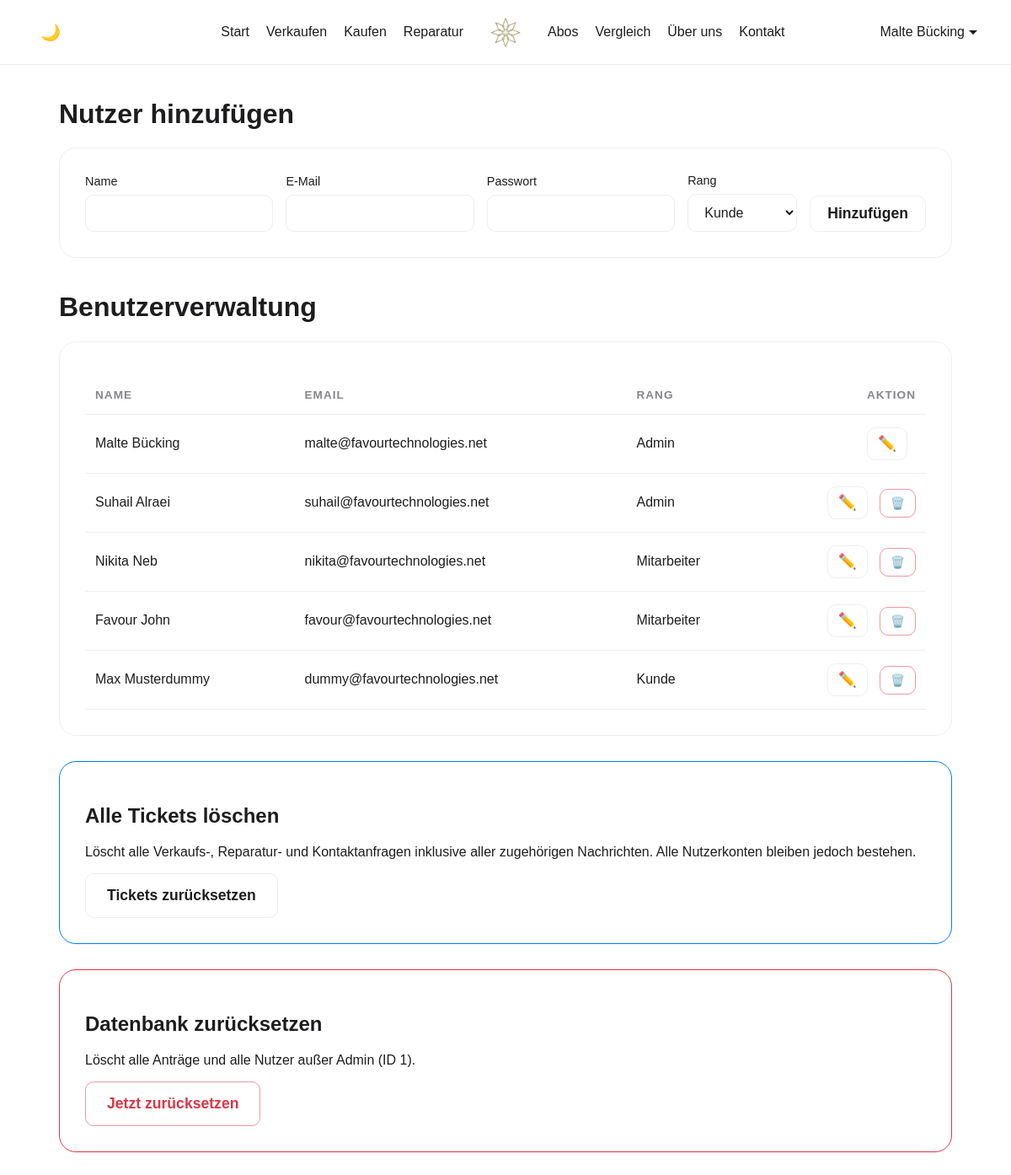
The app's page /sites/verwaltung (signed in) with its own data.
### tables this page shows
CREATE TABLE users (
            id INTEGER PRIMARY KEY AUTOINCREMENT,
            name TEXT NOT NULL,
            email TEXT NOT NULL UNIQUE,
            password TEXT NOT NULL,
            rank TEXT DEFAULT 'Admin',
            created_at DATETIME DEFAULT CURRENT_TIMESTAMP
        );

### sites/verwaltung.php (the view, shortened to what this page needs)
<?php
require_once '../database/db.php';
$users = $conn->query("SELECT * FROM users");
?>
<!DOCTYPE html>
<html lang="de">
<head>
    <link rel="stylesheet" href="../assets/styles/basics.css">
    <link rel="stylesheet" href="../assets/styles/verkaufen.css">
</head>
<body>
    <div class="navbar">
        <div class="navbar-controls-mobile">
            <button id="theme-toggle" aria-label="Toggle Theme">
                <span class="icon-sun">☀️</span><span class="icon-moon">🌙</span>
            </button>
        </div>
        <div class="navbar-links-left desktop-only">
            <ul class="navbar-links-left-link"><a class="navbar-links-left-link-a" href="/">Start</a></ul>
            <ul class="navbar-links-left-link"><a class="navbar-links-left-link-a" href="verkaufen">Verkaufen</a></ul>
            <ul class="navbar-links-left-link"><a class="navbar-links-left-link-a" href="kaufen">Kaufen</a></ul>
            <ul class="navbar-links-left-link"><a class="navbar-links-left-link-a" href="reparieren">Reparatur</a></ul>
        </div>
        <div class="navbar-logo">
            <a href="/"><img class="navbar-logo-image" src="../assets/images/logo.png" alt="Logo"></a>
        </div>
        <div class="navbar-links-right desktop-only">
            <ul class="navbar-links-right-link"><a class="navbar-links-right-link-a" href="abos">Abos</a></ul>
            <ul class="navbar-links-right-link"><a class="navbar-links-right-link-a" href="vergleich">Vergleich</a></ul>
            <ul class="navbar-links-right-link"><a class="navbar-links-right-link-a" href="ueber-uns">Über uns</a></ul>
            <ul class="navbar-links-right-link"><a class="navbar-links-right-link-a" href="kontakt">Kontakt</a></ul>
            <li class="navbar-links-right-link dropdown right">
                <span class="nav-name">
                    <?php echo isset($_SESSION['user_name']) ? htmlspecialchars($_SESSION['user_name']) : 'Nutzerkonto'; ?>
                    <span class="arrow-down"></span>
                </span>
            </li>
        </div>
    </div>
    <main class="container">
        <h1 style="margin-top:40px;">Nutzer hinzufügen</h1>
        <div class="admin-card">
            <form method="POST" class="sell-form" style="padding:0; border:none; background:none; display: flex; flex-direction: row; flex-wrap: nowrap; gap: 15px; align-items: flex-end;">
                <div class="form-group" style="flex: 1; min-width: 120px; margin-bottom:0;">
                    <label>Name</label>
                    <input type="text" name="name" required>
                </div>
                <div class="form-group" style="flex: 1; min-width: 150px; margin-bottom:0;">
                    <label>E-Mail</label>
                    <input type="email" name="email" required>
                </div>
                <div class="form-group" style="flex: 1; min-width: 120px; margin-bottom:0;">
                    <label>Passwort</label>
                    <input type="text" name="password" required>
                </div>
                <div class="form-group" style="flex: 0 0 130px; margin-bottom:0;">
                    <label>Rang</label>
                    <select name="rank">
                        <option value="Kunde">Kunde</option>
                    </select>
                </div>
                <button type="submit" name="add_user" class="cta-button" style="margin-top: 0; padding: 10px 20px; width: auto; white-space: nowrap;">Hinzufügen</button>
            </form>
        </div>
        <h1 style="margin-top:40px;">Benutzerverwaltung</h1>
        <div class="admin-card">
            <table>
                <tr><th>Name</th><th>Email</th><th>Rang</th><th style="text-align:right;">Aktion</th></tr>
                <?php while($u = $users->fetchArray(SQLITE3_ASSOC)): ?>
                <tr>
                    <td><?php echo htmlspecialchars($u['name']); ?></td>
                    <td><?php echo htmlspecialchars($u['email']); ?></td>
                    <td><?php echo htmlspecialchars($u['rank']); ?></td>
                    <td style="text-align:right;">
                        <a href="edit_user?id=<?php echo $u['id']; ?>" class="cta-button" style="padding: 8px 12px; text-decoration: none; display: inline-block; margin-right: 10px;">✏️</a>
                        <?php if ($u['id'] != 1):  ?>
                            <form method="POST" style="display:inline-block;" onsubmit="return confirm('Soll dieser Benutzer wirklich gelöscht werden?');">
                                <button type="submit" name="delete_user" class="cta-button danger" style="padding: 8px 12px; font-size:0.85rem;">🗑️</button>
                            </form>
                        <?php endif; ?>
                    </td>
                </tr>
                <?php endwhile; ?>
            </table>
        </div>
        <div class="admin-card" style="border-color:var(--primary-color);">
            <h2>Alle Tickets löschen</h2>
            <p>Löscht alle Verkaufs-, Reparatur- und Kontaktanfragen inklusive aller zugehörigen Nachrichten. Alle Nutzerkonten bleiben jedoch bestehen.</p>
            <form method="POST" onsubmit="return confirm('Möchtest du wirklich alle Tickets und Nachrichten unwiderruflich löschen?');">
                <button type="submit" name="reset_tickets" class="cta-button">Tickets zurücksetzen</button>
            </form>
        </div>
        <div class="admin-card" style="border-color:#dc3545;">
            <h2>Datenbank zurücksetzen</h2>
            <p>Löscht alle Anträge und alle Nutzer außer Admin (ID 1).</p>
            <form method="POST" onsubmit="return confirm('Wirklich alles löschen?');"><button type="submit" name="reset_db" class="cta-button danger">Jetzt zurücksetzen</button></form>
        </div>
    </main>
</body>
</html>

### assets/styles/basics.css (style rules this page uses)
*, *::before, *::after { box-sizing: border-box; }
:root { --primary-color: #007bff; --bg-color: #ffffff; --text-color: #1d1d1f; --text-muted: #86868b; --navbar-bg: #ffffff; --navbar-border: #eeeeee; --card-bg: #ffffff; --footer-bg: #ffffff; --transition: all 0.3s cubic-bezier(0.25, 0.8, 0.25, 1); }
html { overflow-x: hidden; }
body { display: flex; flex-direction: column; min-height: 100vh; background-color: var(--bg-color); color: var(--text-color); transition: background-color 0.3s ease, color 0.3s ease; margin: 0; font-family: 'Neuropol X Free', sans-serif; overflow-x: hidden; position: relative; }
button, input, select, textarea { font-family: inherit; }
h1, h2, h3, .hero-title, .page-title, .service-card-title { hyphens: auto; word-wrap: break-word; overflow-wrap: break-word; -webkit-hyphens: auto; }
.container { max-width: 1100px; margin: 0 auto; padding: 0 20px; }
.navbar { display: flex; align-items: center; gap: 40px; padding: 20px 40px; background-color: var(--navbar-bg); border-bottom: 1px solid var(--navbar-border); transition: var(--transition); position: sticky; top: 0; z-index: 1000; }
.navbar-links-left { display: flex; gap: 20px; margin: 0; padding: 0; flex: 1; justify-content: flex-end; margin-right: 30px; align-items: center; }
.navbar-links-right { display: flex; gap: 20px; margin: 0; padding: 0; flex: 1; justify-content: flex-start; margin-left: 30px; align-items: center; }
.navbar-links-left-link, .navbar-links-right-link { list-style: none; margin: 0; padding: 0; display: flex; align-items: center; }
.navbar-links-left-link-a, .navbar-links-right-link-a { text-decoration: none; color: var(--text-color); font-weight: 500; padding: 10px 0; line-height: 1; transition: var(--transition); }
.navbar-logo { position: absolute; left: 50%; transform: translateX(-50%); z-index: 1001; display: flex; align-items: center; justify-content: center; white-space: nowrap; pointer-events: none; }
.navbar-logo a { pointer-events: auto; }
.navbar-logo-image { position: relative; z-index: 11; height: 40px; width: auto; display: block; transition: transform 0.6s ease-in-out; }
.navbar-links-right-link.right { margin-left: auto; }
.dropdown { position: relative; display: inline-block; }
.nav-name { display: flex; align-items: center; gap: 5px; cursor: pointer; color: var(--text-color); font-weight: 500; }
.arrow-down { width: 0; height: 0; border-left: 5px solid transparent; border-right: 5px solid transparent; border-top: 5px solid var(--text-color); }
.navbar-controls-mobile { position: absolute; left: 40px; display: flex; align-items: center; gap: 5px; }
#theme-toggle { position: relative; background: none; border: none; color: var(--text-color); padding: 5px; border-radius: 50%; cursor: pointer; font-size: 1.2rem; transition: var(--transition); display: flex; align-items: center; justify-content: center; width: 40px; height: 40px; margin: 0; overflow: hidden; }
#theme-toggle .icon-sun, #theme-toggle .icon-moon { position: absolute; top: 50%; left: 50%; transform: translate(-50%, -50%) rotate(0deg); font-size: 1.2rem; opacity: 0; transition: opacity 0.3s ease, transform 0.3s ease; }
body:not(.dark-mode) #theme-toggle .icon-moon { opacity: 1; transform: translate(-50%, -50%) rotate(0deg); }
.navbar-logo-image { height: 40px; width: auto; display: block; transition: transform 0.6s ease-in-out, filter 0.5s ease; }

### assets/styles/verkaufen.css (style rules this page uses)
.sell-form { background: var(--card-bg); padding: 30px; border-radius: 20px; border: 1px solid var(--navbar-border); display: flex; flex-direction: column; gap: 20px; }
.form-group { display: flex; flex-direction: column; gap: 8px; }
.form-group label { font-size: 0.9rem; font-weight: 500; color: var(--text-color); }
.form-group input, .form-group select, .form-group textarea { padding: 12px 15px; border-radius: 10px; border: 1px solid var(--navbar-border); background: var(--bg-color); color: var(--text-color); font-family: inherit; font-size: 1rem; transition: var(--transition); }
.cta-button { padding: 15px 25px; font-size: 1.1rem; font-weight: 600; border-radius: 10px; background-color: var(--card-bg); color: var(--text-color); font-family: inherit; border: 1px solid var(--navbar-border); cursor: pointer; text-decoration: none; display: inline-flex; align-items: center; justify-content: center; transition: var(--transition); }
.sell-form .cta-button { width: 100%; margin-top: 10px; }
.cta-button.danger { background-color: transparent; color: #dc3545; border: 1px solid rgba(220, 53, 69, 0.5); }

### records on screen
users: name "Malte Bücking", email "malte@favourtechnologies.net", rank "Admin"
users: name "Suhail Alraei", email "suhail@favourtechnologies.net", rank "Admin"
users: name "Nikita Neb", email "nikita@favourtechnologies.net", rank "Mitarbeiter"
users: name "Favour John", email "favour@favourtechnologies.net", rank "Mitarbeiter"
users: name "Max Musterdummy", email "dummy@favourtechnologies.net", rank "Kunde"

### other values on screen
$_SESSION['user_name'] "Malte Bücking"
